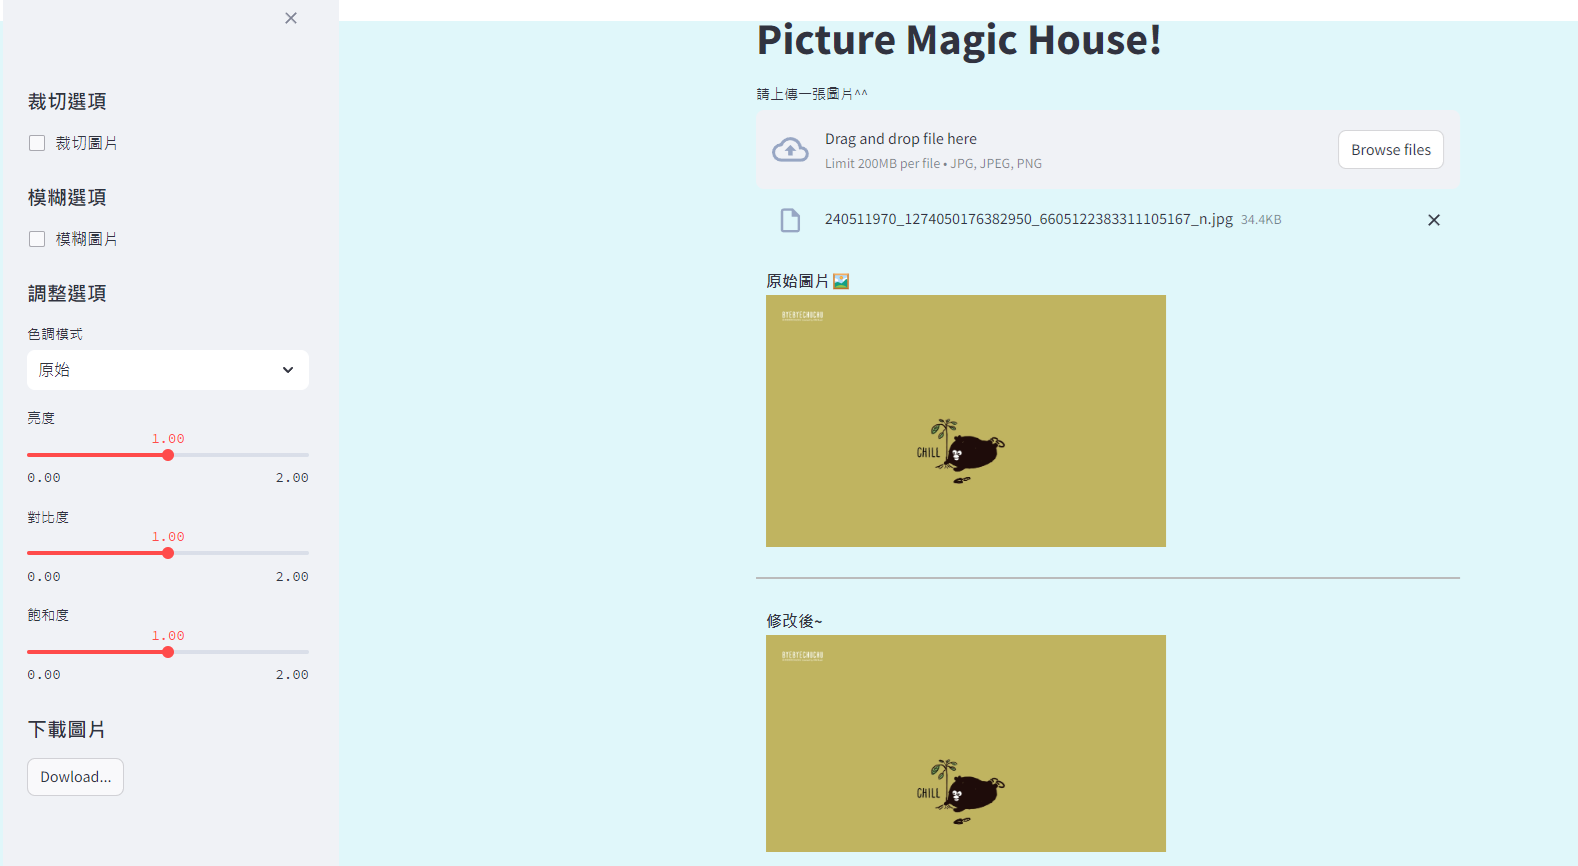

Recreate this plot in Python.
import streamlit as st
from PIL import Image, ImageEnhance, ImageOps, ImageFilter
import io
import base64

# 模拟帐户数据库
user_db = {}

# 主要应用程序入口
def app():
    # 设置页面配置
    st.set_page_config(page_title="Picture Magic House!", page_icon="✨", initial_sidebar_state="collapsed")

    # 设置网页背景颜色
    page_bg_css = """
    <style>
    [data-testid="stAppViewContainer"] {
        background-color: #e0f7fa; /* 设置背景颜色 */
        padding: 20px; /* 页面内边距 */
    }

    .image-container {
        display: inline-block;
        margin: 18px;
        text-align: left;
    }

    .image-container img {
        max-width: 400px;
        height: auto;
    }

    .image-title {
        font-weight: bold;
    }

    .divider {
        width: 100%;
        border-top: 2px solid #bbb;
        margin: 20px 0;
    }

    .divider-text {
        text-align: center; /* 文字置中 */
        background-color: #ffffff; /* 文字背景色 */
        padding: 0 10px; /* 文字的左右內邊距 */
        font-weight: bold; /* 字體加粗 */
        font-size: 20px; /* 字體大小 */
        margin-top: -18px; /* 調整文字位置 */
    }
    </style>
    """

    st.markdown(page_bg_css, unsafe_allow_html=True)

    if 'logged_in' not in st.session_state:
        st.session_state.logged_in = False

    if st.session_state.logged_in:
        show_main_page()
    else:
        show_login_page()

def show_login_page():
    st.title("登入 Picture Magic House!🎩")
    username = st.text_input("帳戶名稱")
    password = st.text_input("密碼", type="password")

    if st.button("登入"):
        if username in user_db and user_db[username] == password:
            st.session_state.logged_in = True
            st.success("登入成功！")
            st.session_state.username = username
            show_main_page()  # 登录成功后直接跳转到主页面
        else:
            st.error("帳戶名稱或密碼不正確！")

    st.markdown('<div class="divider"></div>', unsafe_allow_html=True)

    st.header("註冊新帳號")
    new_username = st.text_input("請輸入新帳戶名稱")
    new_password = st.text_input("請輸入新密碼", type="password")

    if st.button("註冊"):
        if new_username in user_db:
            st.error("帳戶名稱已存在，請選擇其他名稱！")
        else:
            user_db[new_username] = new_password
            st.success("註冊成功！請登入。")
            st.session_state.logged_in = True  # 注册成功后直接登录
            st.session_state.username = new_username
            show_main_page()  # 注册成功后直接跳转到主页面

def show_main_page():
    st.title("Picture Magic House!🎩")
    uploaded_file = st.file_uploader("請上傳一張圖片^^", type=["jpg", "jpeg", "png"])

    if uploaded_file is not None:
        image = Image.open(uploaded_file)
        
        # 显示原始图片和标题
        st.markdown(
            f"""
            <div class="image-container">
                <div class="image-title">原始圖片🖼️</div>
                <img src="data:image/png;base64,{image_to_base64(image)}" alt="原始圖片🖼️">
            </div>
            """, unsafe_allow_html=True
        )
        
        # 裁切功能
        st.sidebar.markdown('<span style="font-size: 35px; font-weight: bold; color: purple;">📌Tools</span>', unsafe_allow_html=True)
        st.sidebar.header("裁切選項")
        
        crop_left = st.sidebar.slider("左邊", 0, image.width, 0)
        crop_right = st.sidebar.slider("右邊", 0, image.width, image.width)
        crop_top = st.sidebar.slider("上方", 0, image.height, 0)
        crop_bottom = st.sidebar.slider("下方", 0, image.height, image.height)
        image = image.crop((crop_left, crop_top, crop_right, crop_bottom))

        # 模糊功能
        st.sidebar.header("模糊選項")
        blur_radius = st.sidebar.slider("模糊程度", 0, 10, 2)
        image = image.filter(ImageFilter.GaussianBlur(blur_radius))

        # 調整功能
        st.sidebar.header("調整選項")
        color_mode = st.sidebar.selectbox("色調模式", ["原始", "紅色調", "藍色調", "黑白色調"])
        brightness = st.sidebar.slider("亮度", 0.0, 2.0, 1.0)
        contrast = st.sidebar.slider("對比度", 0.0, 2.0, 1.0)
        saturation = st.sidebar.slider("飽和度", 0.0, 2.0, 1.0)

        if color_mode == "紅色調":
            r, g, b = image.split()
            red_image = Image.merge("RGB", (r, Image.new("L", r.size, 0), Image.new("L", r.size, 0)))
            enhancer = ImageEnhance.Color(red_image)
            image = enhancer.enhance(saturation)
        elif color_mode == "藍色調":
            r, g, b = image.split()
            blue_image = Image.merge("RGB", (Image.new("L", r.size, 0), Image.new("L", r.size, 0), b))
            enhancer = ImageEnhance.Color(blue_image)
            image = enhancer.enhance(saturation)
        elif color_mode == "黑白色調":
            image = ImageOps.grayscale(image)

        enhancer = ImageEnhance.Brightness(image)
        image = enhancer.enhance(brightness)

        enhancer = ImageEnhance.Contrast(image)
        image = enhancer.enhance(contrast)
        
        # 分割线
        st.markdown('<div class="divider"></div>', unsafe_allow_html=True)
      

        # 显示修改后的图片和标题
        st.markdown(
            f"""
            <div class="image-container">
                <div class="image-title">修改後~</div>
                <img src="data:image/png;base64,{image_to_base64(image)}" alt="修改後~">
            </div>
            """, unsafe_allow_html=True
        )

        # 下載處理後的圖片
        st.sidebar.header("下載圖片")
        if st.sidebar.button("Dowload..."):
            image.save("processed_image.png")
            with open("processed_image.png", "rb") as file:
                btn = st.sidebar.download_button(
                    label="下載圖片",
                    data=file,
                    file_name="processed_image.png",
                    mime="image/png"
                )

        st.sidebar.markdown('<div class="divider"></div>', unsafe_allow_html=True)
        if st.sidebar.button("登出"):
            st.session_state.logged_in = False

if __name__ == "__main__":
    app()
